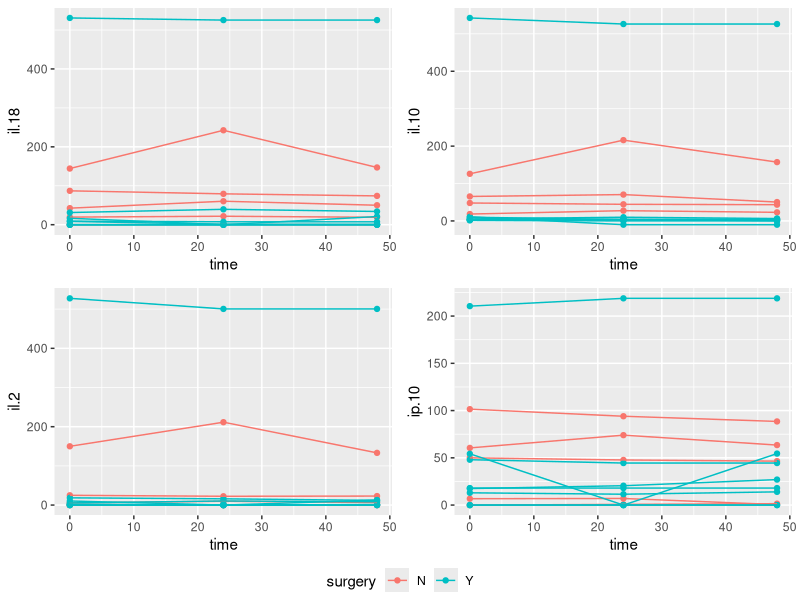
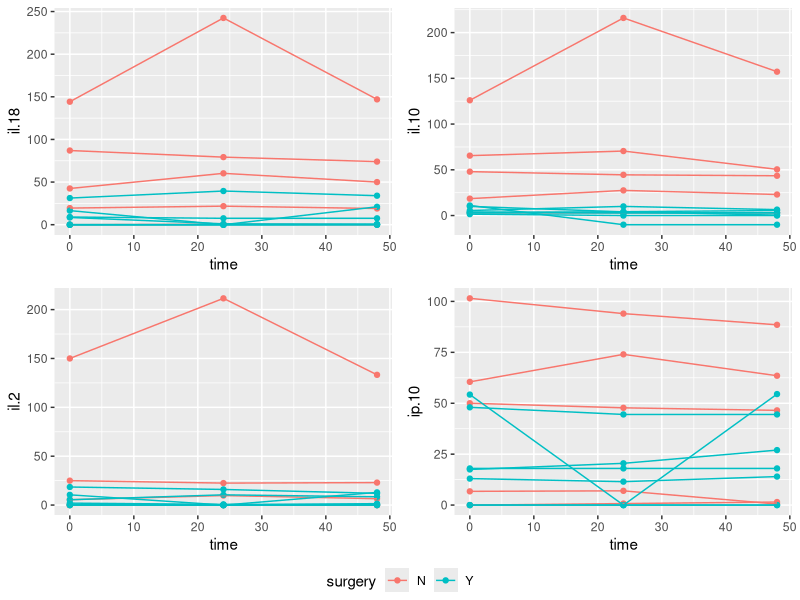
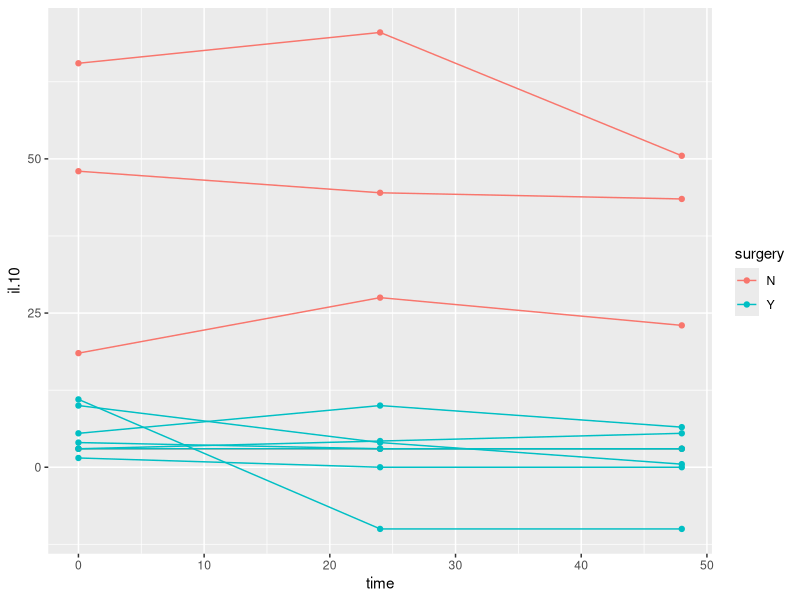
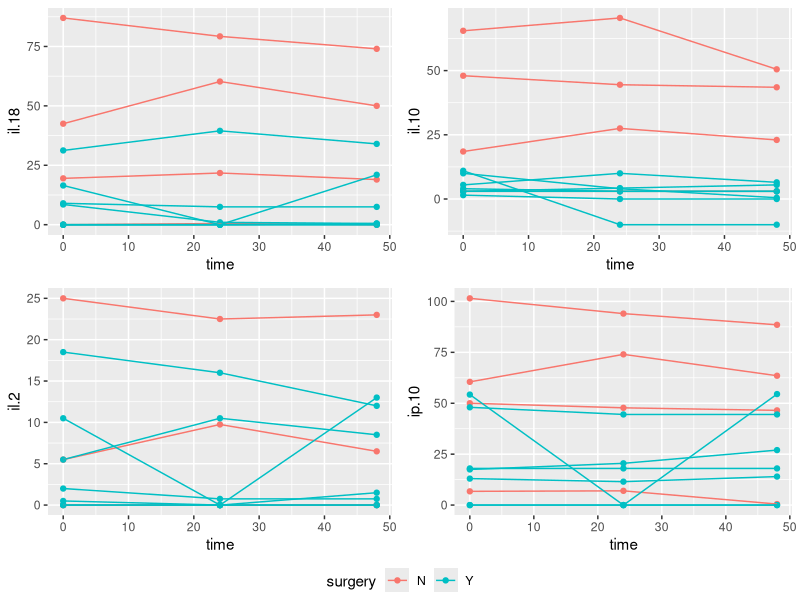
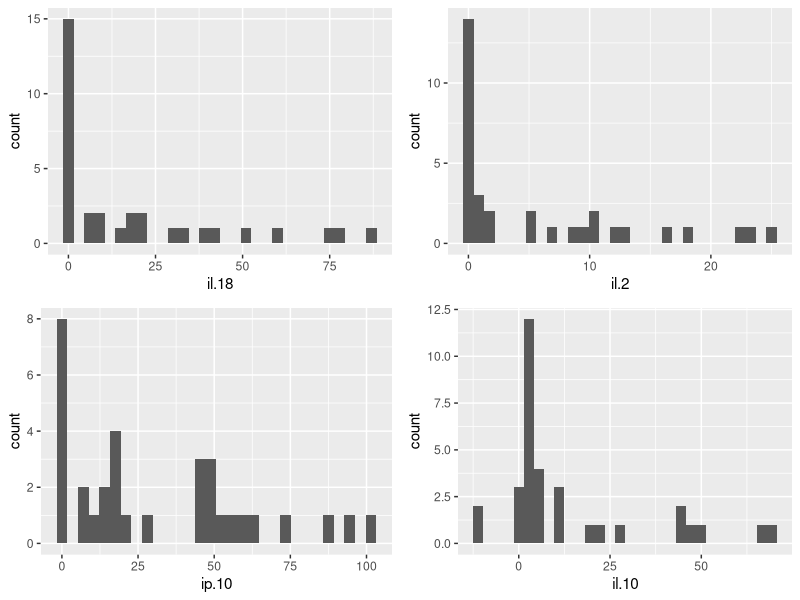
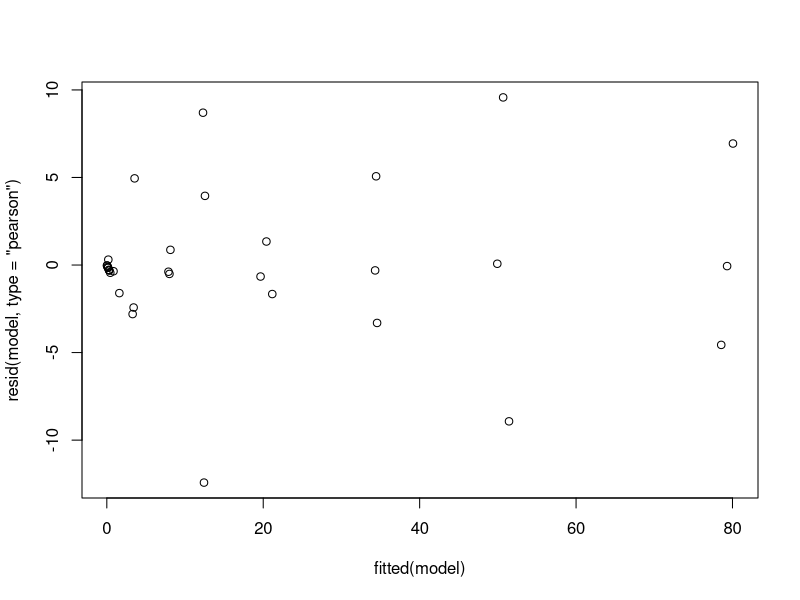
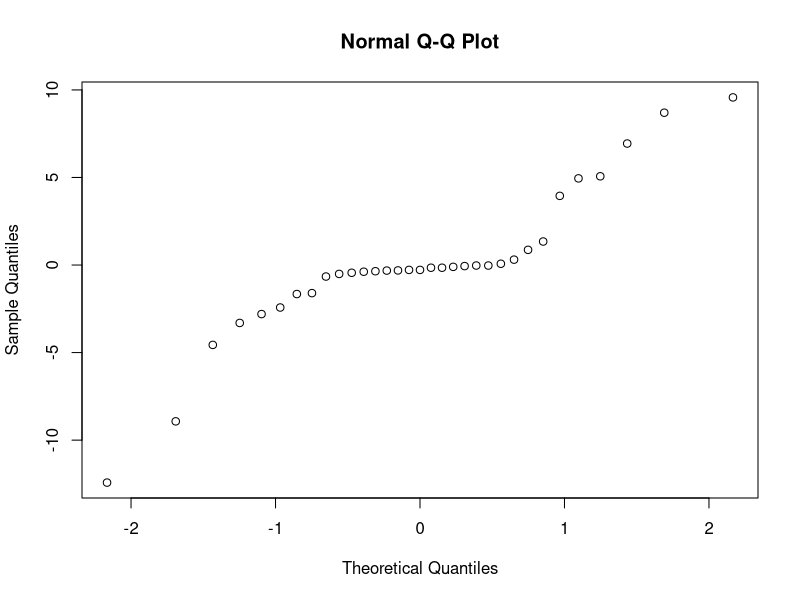
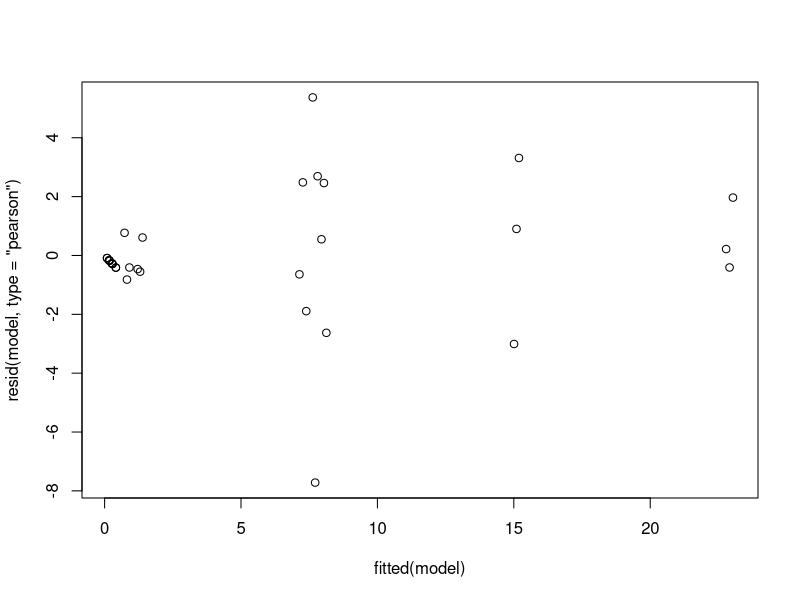

Write R code to recreate these figures, in order.
library(tidyverse)
library(emmeans)
library(lme4)
library(lmerTest)
library(ggplot2)
library(ggpubr)
library(magrittr)

data <- read.csv('postop_cytok_over_time.csv')
head(data)
str(data)
data$surgery <- as.factor(data$surgery)
data$horse <- as.factor(data$horse)

data %>% group_by(time, surgery) %>%
  summarise(across(c(il.18, il.2, ip.10, il.10, temp, wbc, neut, lymph, fibr),
                   c(mean = ~mean(.x), sd = ~sd(.x))))

     # Plot cytokine data #

p1 <- ggplot(data = data, aes(x = time, y = il.18, group = horse, color = surgery))
p1 <- p1 + geom_point() +
  geom_line()

p2 <- ggplot(data = data, aes(x = time, y = il.10, group = horse, color = surgery))
p2 <- p2 + geom_point() +
  geom_line()

p3 <- ggplot(data = data, aes(x = time, y = il.2, group = horse, color = surgery))
p3 <- p3 + geom_point() +
  geom_line()

p4 <- ggplot(data = data, aes(x = time, y = ip.10, group = horse, color = surgery))
p4 <- p4 + geom_point() +
  geom_line()

p5 <- ggarrange(p1, p2, p3, p4, ncol = 2, nrow = 2, common.legend = TRUE, legend = "bottom")

p5

# Need to remove the top outlier based on graphics - maybe the second highest as well??
# start with the top - horse #13

data2 <- data %>% filter(horse != 13)

p1_2 <- ggplot(data = data2, aes(x = time, y = il.18, group = horse, color = surgery))
p1_2 <- p1_2 + geom_point() +
  geom_line()

p2_2 <- ggplot(data = data2, aes(x = time, y = il.10, group = horse, color = surgery))
p2_2 <- p2_2 + geom_point() +
  geom_line()

p3_2 <- ggplot(data = data2, aes(x = time, y = il.2, group = horse, color = surgery))
p3_2 <- p3_2 + geom_point() +
  geom_line()

p4_2 <- ggplot(data = data2, aes(x = time, y = ip.10, group = horse, color = surgery))
p4_2 <- p4_2 + geom_point() +
  geom_line()

p5_2 <- ggarrange(p1_2, p2_2, p3_2, p4_2, ncol = 2, nrow = 2, common.legend = TRUE, legend = "bottom")

p5_2

#and removing the next one - #2 still an outlier

data3 <- data2 %>% filter(horse != 2)

p1_3 <- ggplot(data = data3, aes(x = time, y = il.18, group = horse, color = surgery))
p1_3 <- p1_3 + geom_point() +
  geom_line()

#FOCUS ON THIS ONE  - seems to be the only one with differences
p2_3 <- ggplot(data = data3, aes(x = time, y = il.10, group = horse, color = surgery))
p2_3 <- p2_3 + geom_point() +
  geom_line()
p2_3

p3_3 <- ggplot(data = data3, aes(x = time, y = il.2, group = horse, color = surgery))
p3_3 <- p3_3 + geom_point() +
  geom_line()

p4_3 <- ggplot(data = data3, aes(x = time, y = ip.10, group = horse, color = surgery))
p4_3 <- p4_3 + geom_point() +
  geom_line()

p5_3 <- ggarrange(p1_3, p2_3, p3_3, p4_3, ncol = 2, nrow = 2, common.legend = TRUE, legend = "bottom")

p5_3

### Check distribution before modeling ###

shapiro.test(data3$il.18);shapiro.test(data3$il.2);shapiro.test(data3$ip.10); shapiro.test(data3$il.10)
#plot_norm1_1 <- plot(model3_il.18)
#plot_norm1_2 <- plot(model3_il.2)
#plot_norm1_3 <- plot(model3_il.10)
plot_norm2_1 <- ggplot(data = data3, aes(x = il.18)) +
  geom_histogram(bins = 30)
plot_norm2_2 <- ggplot(data = data3, aes(x = il.2)) +
  geom_histogram(bins = 30)
plot_norm2_3 <- ggplot(data = data3, aes(x = ip.10)) +
  geom_histogram(bins = 30)
plot_norm2_4 <- ggplot(data = data3, aes(x = il.10)) +
  geom_histogram(bins = 30)

#plot_norm1_all <- ggarrange(plot_norm1_1, plot_norm1_2, plot_norm1_3,
#                            ncol = 3, nrow = 1, common.legend = TRUE, legend = "bottom")
plot_norm2_all <- ggarrange(plot_norm2_1, plot_norm2_2, plot_norm2_3, plot_norm2_4,
                            ncol = 2, nrow = 2, common.legend = TRUE, legend = "bottom")

plot_norm2_all

### Will need to evaluate residuals ###
### Model as-is ###
cytokine_vars <- list('il.18', 'il.2', 'ip.10', 'il.10')
for (i in cytokine_vars){
  model <- lmer(paste(i[[1]], "~ surgery*time + (1|horse)"), data = data3)
  print(anova(model))
  plot(resid(model, type = "pearson") ~ fitted(model))
  qqnorm(resid(model, type = "pearson"))
}

### No real differences in the change over time (interaction term) ###
### All of the interleukins could show a significant effect of surgery, however ###


### Doesn't appear to be distributed well, although not too bad...###
### Let's log transform without the outliers ###

data4 <- data3 %>% mutate(log_il.18 = if_else(il.18 <= 0, 0, log(il.18)),
                          log_il.2 = if_else(il.2 <= 0, 0, log(il.2)),
                          log_ip.10 = if_else(ip.10 <= 0, 0, log(ip.10)),
                          log_il.10 = if_else(il.10 <= 0, 0, log(il.10)))

log_cytokine_vars <- list('log_il.18', 'log_il.2', 'log_ip.10', 'log_il.10')
for (i in log_cytokine_vars){
  model <- lmer(paste(i[[1]], "~ surgery*time + (1|horse)"), data = data4)
  print(anova(model))
  plot(resid(model, type = "pearson") ~ fitted(model))
  qqnorm(resid(model, type = "pearson"))
}
### IL10 seems to be the one significant factor here ###
### Can also try square-root transformation ###

data5 <- data3 %>% mutate(sqrt_il.18 = if_else(il.18 <= 0, 0, sqrt(il.18)),
                          sqrt_il.2 = if_else(il.2 <= 0, 0, sqrt(il.2)),
                          sqrt_ip.10 = if_else(ip.10 <= 0, 0, sqrt(ip.10)),
                          sqrt_il.10 = if_else(il.10 <= 0, 0, sqrt(il.10)))

sqrt_cytokine_vars <- list('sqrt_il.18', 'sqrt_il.2', 'sqrt_ip.10', 'sqrt_il.10')
for (i in sqrt_cytokine_vars){
  model <- lmer(paste(i[[1]], "~ surgery*time + (1|horse)"), data = data5)
  print(anova(model))
  plot(resid(model, type = "pearson") ~ fitted(model))
  qqnorm(resid(model, type = "pearson"))
}

### not really better - stick with log transformation ###

model4_il.10 <- lmer(log_il.10 ~ surgery*factor(time) + (1|horse), data = data4) #factor time to allow for individual comparisons
summary(model4_il.10)
anova(model4_il.10)

### Check contreasts
emm_model1 <- emmeans(model4_il.10, ~surgery|time, at = list(time = c(0, 24, 48)))
contrast(emm_model1, "trt.vs.ctrl")
emm_model2 <- emmeans(model4_il.10, ~time|surgery, at = list(time = c(0, 24, 48)))
contrast(emm_model2, "pairwise")

### Print graphic for IL-10 ###
p2_3_final <- ggplot(data = data3, aes(x = time, y = il.10))
p2_3_final <- p2_3_final + geom_point(aes(shape = surgery, group = horse)) +
  geom_line(aes(linetype = surgery, group = horse)) +
  stat_summary(aes(group = surgery, shape = surgery), geom = "point", position = position_dodge(width = 2), size = 4) +
  stat_summary(aes(group = surgery), linetype = 'solid', geom = "line") +
  stat_summary(aes(group = surgery), geom = "errorbar", width = 2, position = position_dodge(width = 2)) +
  scale_linetype_manual(values = c(2,3)) +
  scale_x_continuous(breaks = c(0, 24, 48)) +
  theme_bw()
p2_3_final

### Plot other data ###

p1_4 <- ggplot(data = data, aes(x = time, y = temp, group = horse, color = surgery))
p1_4 <- p1_4 + geom_point() +
  geom_line()

p2_4 <- ggplot(data = data, aes(x = time, y = wbc, group = horse, color = surgery))
p2_4 <- p2_4 + geom_point() +
  geom_line()

p3_4 <- ggplot(data = data, aes(x = time, y = neut, group = horse, color = surgery))
p3_4 <- p3_4 + geom_point() +
  geom_line()

p4_4 <- ggplot(data = data, aes(x = time, y = lymph, group = horse, color = surgery))
p4_4 <- p4_4 + geom_point() +
  geom_line()

p5_4 <- ggplot(data = data, aes(x = time, y = fibr, group = horse, color = surgery))
p5_4 <- p5_4 + geom_point(position = position_dodge(width = 2)) +
  geom_line()

p6_4 <- ggarrange(p1_4, p2_4, p3_4, p4_4, p5_4, ncol = 3, nrow = 2, common.legend = TRUE, legend = "bottom")

p6_4

### nothing stands out as a significant outlier ###
### model all as before ###

phys_vars <- list('temp', 'wbc', 'neut', 'lymph', 'fibr')
for (i in phys_vars){
  model <- lmer(paste(i[[1]], "~ surgery*time + (1|horse)"), data = data)
  print(anova(model))
  plot(resid(model, type = "pearson") ~ fitted(model))
  qqnorm(resid(model, type = "pearson"))
}

### Looks like neut and lymph have some significant differences ###
### resids look fine, let's check the contrasts for both ###

model_neut <- lmer(neut ~ surgery*factor(time) + (1|horse), data = data) #factor time to allow for individual comparisons
summary(model_neut)
### Check contrasts ###
emmeans(model_neut, ~surgery|time, at = list(time = c(0, 24, 48))) %>%
  contrast("trt.vs.ctrl")
emmeans(model_neut, ~time|surgery, at = list(time = c(0, 24, 48))) %>%
  contrast("pairwise")

model_lymph <- lmer(lymph ~ surgery*factor(time) + (1|horse), data = data) #factor time to allow for individual comparisons
summary(model4_il.10)
### Check contrasts ###
emmeans(model_lymph, ~surgery|time, at = list(time = c(0, 24, 48))) %>%
  contrast("trt.vs.ctrl")
emmeans(model_lymph, ~time|surgery, at = list(time = c(0, 24, 48))) %>%
  contrast("pairwise")

### Visualize significant variables - neutrophils and lymphocytes ###

### Neutrophil comparison ###
p_neut_final <- ggplot(data = data, aes(x = time, y = neut))
p_neut_final <- p_neut_final + geom_point(aes(shape = surgery, group = horse)) +
  geom_line(aes(linetype = surgery, group = horse)) +
  stat_summary(aes(group = surgery, shape = surgery), geom = "point", position = position_dodge(width = 2), size = 4) +
  stat_summary(aes(group = surgery), linetype = 'solid', geom = "line") +
  stat_summary(aes(group = surgery), geom = "errorbar", width = 2, position = position_dodge(width = 2)) +
  scale_linetype_manual(values = c(2,3)) +
  scale_x_continuous(breaks = c(0, 24, 48)) +
  theme_bw()
p_neut_final

### Lymphocyte comparison ###
p_lymph_final <- ggplot(data = data, aes(x = time, y = lymph))
p_lymph_final <- p_lymph_final + geom_point(aes(shape = surgery, group = horse)) +
  geom_line(aes(linetype = surgery, group = horse)) +
  stat_summary(aes(group = surgery, shape = surgery), geom = "point", position = position_dodge(width = 2), size = 4) +
  stat_summary(aes(group = surgery), linetype = 'solid', geom = "line") +
  stat_summary(aes(group = surgery), geom = "errorbar", width = 2, position = position_dodge(width = 2)) +
  scale_linetype_manual(values = c(2,3)) +
  scale_x_continuous(breaks = c(0, 24, 48)) +
  theme_bw()
p_lymph_final
